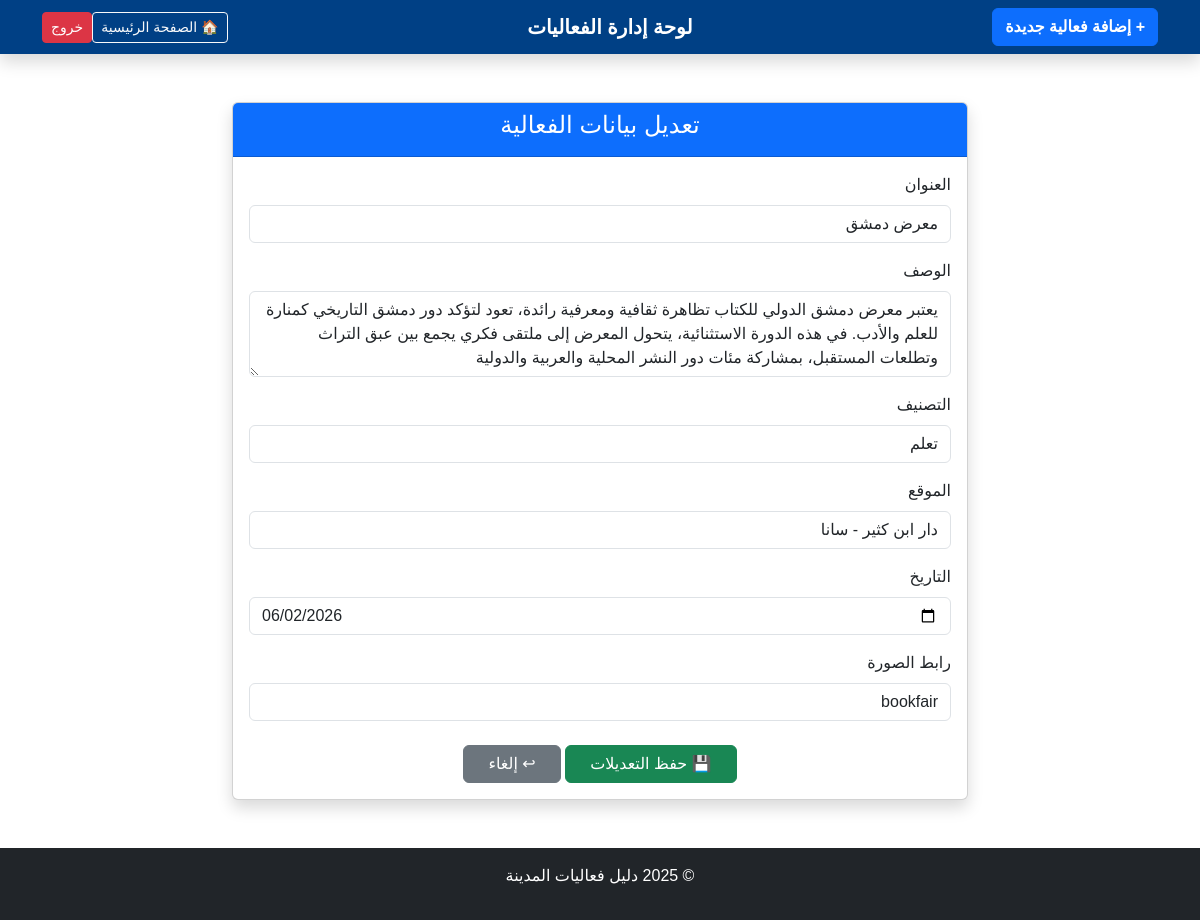
Page /Ite_S25_BWP501_C3_ibrahim_294199_C1_heba_242766_C2_taimaa_156860_C_Oula_213054/admin/edit.php?id=1 on the committed database.
### tables this page shows
CREATE TABLE `evente` (
  `id` int(20) NOT NULL,
  `title` varchar(100) NOT NULL,
  `description` varchar(250) NOT NULL,
  `category` varchar(70) NOT NULL,
  `location` varchar(70) NOT NULL,
  `event_date` varchar(70) NOT NULL,
  `image` varchar(70) NOT NULL
);

### Ite_S25_BWP501_C3_ibrahim_294199_C1_heba_242766_C2_taimaa_156860_C_Oula_213054/admin/edit.php (the view, shortened to what this page needs)
<?php
$pdo = new PDO('mysql:host=localhost;dbname=active1;charset=utf8mb4','root', '');
?>
<!DOCTYPE html>
<html lang="ar" dir="rtl">
<head>
    <link href="https://cdn.jsdelivr.net/npm/bootstrap@5.3.2/dist/css/bootstrap.min.css" rel="stylesheet">
</head>
<body>
<nav class="navbar navbar-expand-lg navbar-dark shadow" style="background-color: #004085 !important;">
    <div class="container d-flex justify-content-between align-items-center">
        <a href="add.php" class="btn btn-primary fw-bold">+ إضافة فعالية جديدة</a>
        <span class="navbar-brand h3 mb-0 fw-bold">لوحة إدارة الفعاليات</span>
        <div class="d-flex align-items-center">
            <a href="index.php" class="btn btn-outline-light btn-sm me-3">🏠 الصفحة الرئيسية</a>
            <a href="?action=logout" class="btn btn-danger btn-sm">خروج</a>
        </div>
    </div>
</nav>
<div class="container my-5">
<?php
$stmt = $pdo->prepare("SELECT * FROM evente WHERE id = :id");
$stmt->execute([':id' => $_GET['id']]);
$row = $stmt->fetch(PDO::FETCH_ASSOC);
$title = htmlentities($row['title']);
$description = htmlentities($row['description']);
$category = htmlentities($row['category']);
$location = htmlentities($row['location']);
$event_date = htmlentities($row['event_date']);
$image = htmlentities($row['image']);
?>
<div class="row justify-content-center">
    <div class="col-md-8">
        <div class="card shadow">
            <div class="card-header bg-primary text-white text-center">
                <h4>تعديل بيانات الفعالية</h4>
            </div>
            <div class="card-body">
                <form method="post">
                    <div class="mb-3">
                        <label class="form-label">العنوان</label>
                        <input type="text" name="title" class="form-control" value="<?= $title ?>" required>
                    </div>
                    <div class="mb-3">
                        <label class="form-label">الوصف</label>
                        <textarea name="description" class="form-control" rows="3"><?= $description ?></textarea>
                    </div>
                    <div class="mb-3">
                        <label class="form-label">التصنيف</label>
                        <input type="text" name="category" class="form-control" value="<?= $category ?>">
                    </div>
                    <div class="mb-3">
                        <label class="form-label">الموقع</label>
                        <input type="text" name="location" class="form-control" value="<?= $location ?>">
                    </div>
                    <div class="mb-3">
                        <label class="form-label">التاريخ</label>
                        <input type="date" name="event_date" class="form-control" value="<?= $event_date ?>">
                    </div>
                    <div class="mb-3">
                        <label class="form-label">رابط الصورة</label>
                        <input type="text" name="image" class="form-control" value="<?= $image ?>">
                    </div>
                    <div class="text-center mt-4">
                        <button type="submit" class="btn btn-success px-4">💾 حفظ التعديلات</button>
                        <a href="manager.php" class="btn btn-secondary px-4">↩ إلغاء</a>
                    </div>
                </form>
            </div>
        </div>
    </div>
</div>
</div>
<footer class="bg-dark text-white text-center py-3 mt-5">
    <p>© 2025 دليل فعاليات المدينة</p>
</footer>
</body>
</html>

### Ite_S25_BWP501_C3_ibrahim_294199_C1_heba_242766_C2_taimaa_156860_C_Oula_213054/admin/edit.php (style rules this page uses)
body { font-family: 'Cairo', sans-serif; }

### rows in the picture
evente: title "معرض دمشق", description "يعتبر معرض دمشق الدولي للكتاب تظاهرة ثقافية ومعرفية رائدة، تعود لتؤكد دور دمشق التاريخي كمنارة للعلم والأدب. في هذه الدورة الاستثنائية، يتحول المعرض إلى ملتقى فكري يجمع بين عبق التراث وتطلعات المستقبل، بمشاركة مئات دور النشر المحلية والعربية والدولية", category "تعلم", location "دار ابن كثير - سانا", event_date "06/02/2026", image "bookfair"
